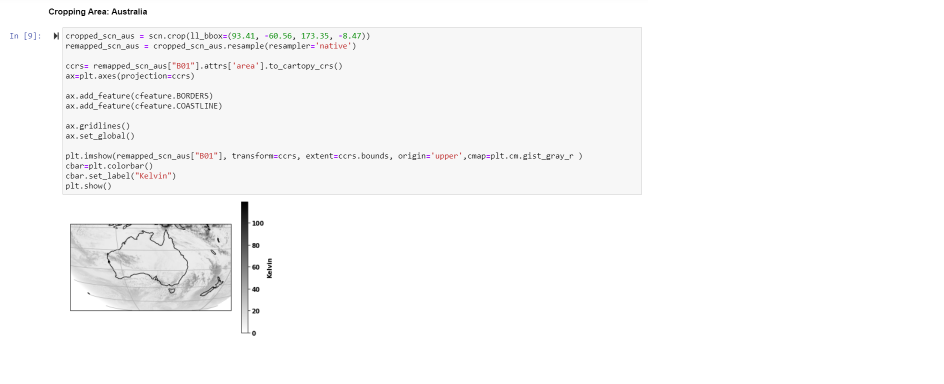
#> input picture crop_australia.png, 1888 x 768 px, given in place of B01.png, which was not available (shown at 1/2 size)
$ jupyter execute --allow-errors Processing_Satellite_Imagery.ipynb   (text cells are left out)
#> lines starting #> are read from the running program, lines starting #| are printed output that depends on the picture; pictures that were not available may be replaced by others from this repository, and a replacement may not be noted
[cell 1]
import warnings
warnings.filterwarnings('ignore')

[cell 2]
import cartopy.crs as ccrs
import matplotlib.pyplot as plt
import cartopy.feature as cfeature
from satpy import Scene
import glob

[cell 3]
files = glob.glob(r'D:\ftp_h8_hsd_25Jul\*.dat')

[cell 4]
from datetime import datetime
#> (the rest of this cell did not finish here and is left out)

#> (a cell that did not finish here is left out)

#> (a cell that did not finish here is left out)

[cell 7]
image = plt.imread('B01.png')
#> image is the input picture: shape (768, 1888, 3) float32; mean R, G, B 0.974, 0.973, 0.973
plt.imshow(image)
cbar=plt.colorbar()
cbar.set_label("Kelvin")
plt.show()
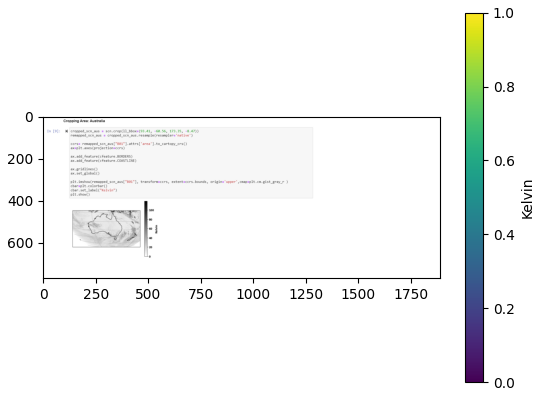
#> figure drawn by matplotlib, 2 panels

#> (a cell that did not finish here is left out)

#> (a cell that did not finish here is left out)

#> (a cell that did not finish here is left out)

#> (a cell that did not finish here is left out)

#> (a cell that did not finish here is left out)

#> (a cell that did not finish here is left out)

[cell 14]
image = plt.imread('airmass.png')
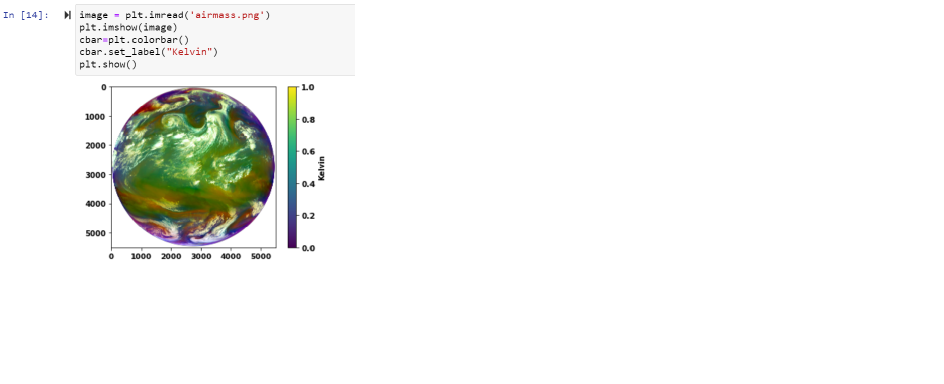
#> input picture airmass.png, 1888 x 768 px (shown at 1/2 size)
#> image is the input picture: shape (768, 1888, 3) float32; mean R, G, B 0.956, 0.96, 0.949
plt.imshow(image)
cbar=plt.colorbar()
cbar.set_label("Kelvin")
plt.show()
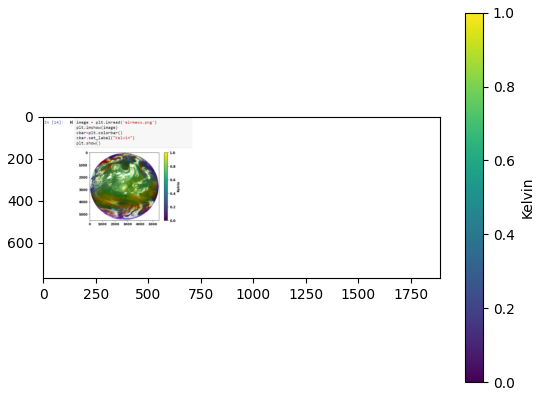
#> figure drawn by matplotlib, 2 panels
